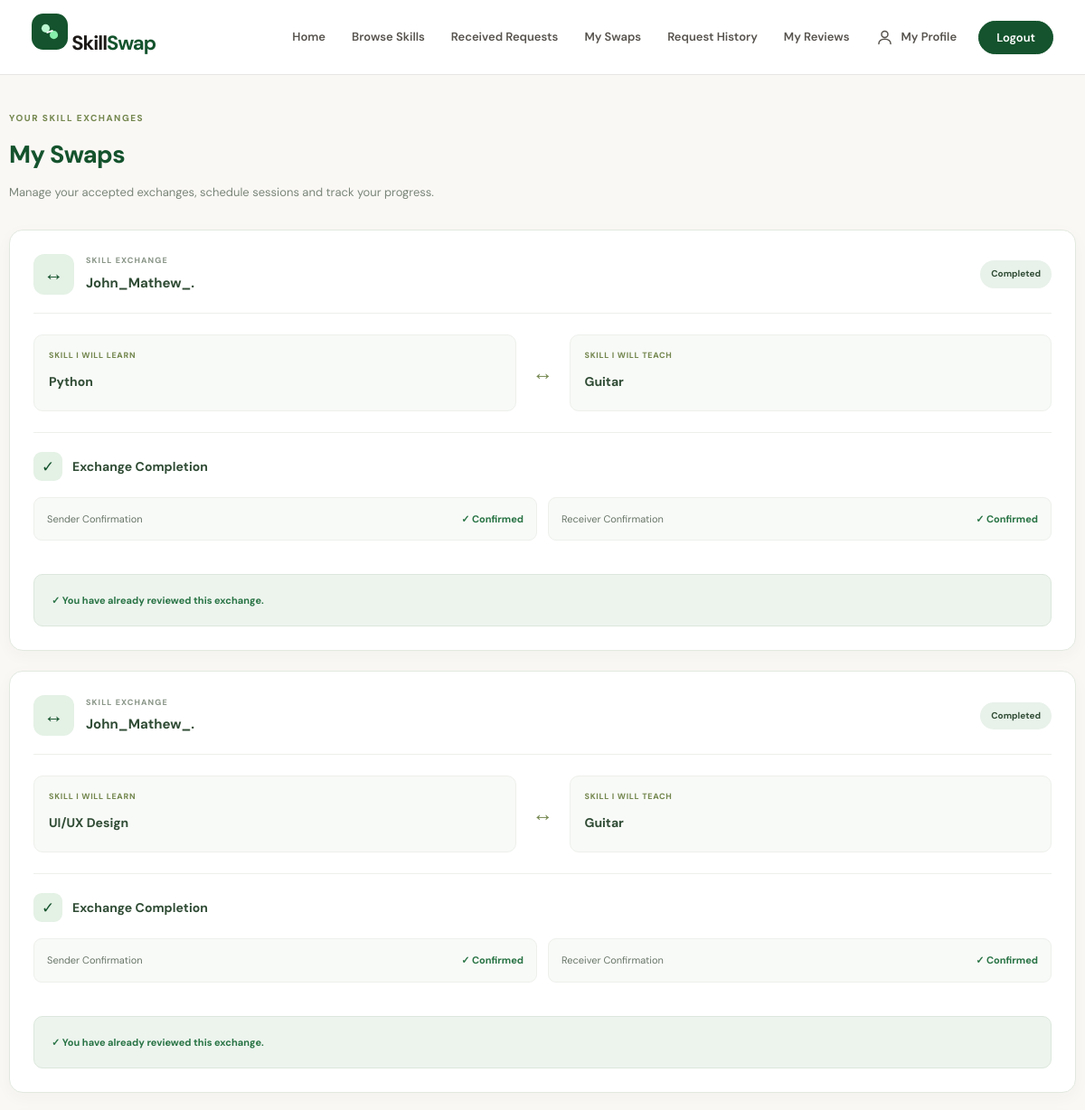
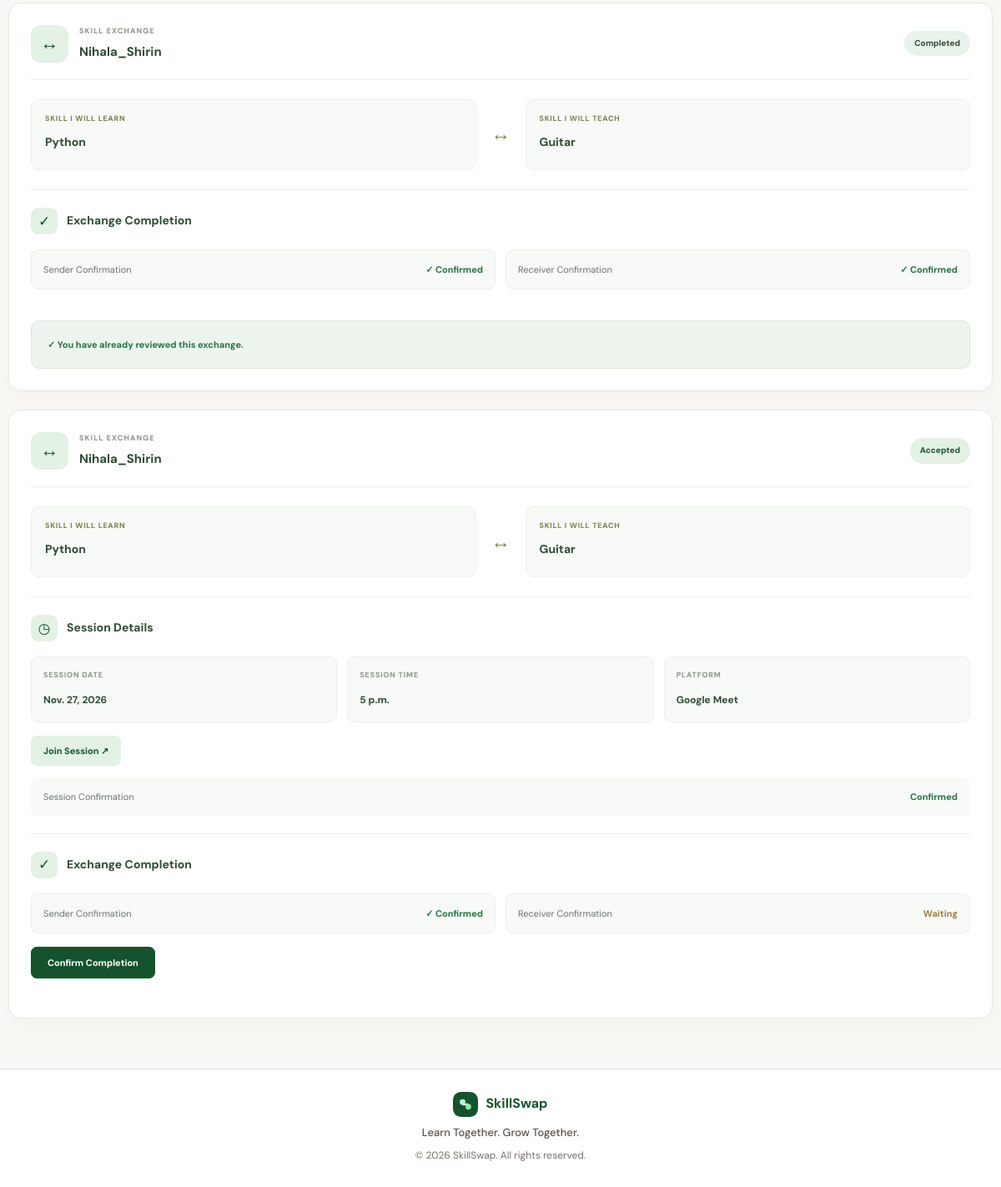
Screenshot of /swaps/my-swaps/ (signed in) with the database file from the repository (2 pictures, top to bottom).
### swaps/models.py (models this page shows, shortened)
class SwapRequest(models.Model):
    STATUS_CHOICES = [
    ('PENDING', 'Pending'),
    ('ACCEPTED', 'Accepted'),
    ('REJECTED', 'Rejected'),
    ('CANCELLED', 'Cancelled'),
    ('COMPLETED', 'Completed'),
]
    sender = models.ForeignKey(
        User,
        on_delete=models.CASCADE,
        related_name='sent_requests'
    )
    receiver = models.ForeignKey(
        User,
        on_delete=models.CASCADE,
        related_name='received_requests'
    )
    requested_skill = models.ForeignKey(
        Skill,
        on_delete=models.CASCADE,
        related_name='requested_in_swaps'
    )
    offered_skill = models.ForeignKey(
        Skill,
        on_delete=models.CASCADE,
        related_name='offered_in_swaps'
    )
    status = models.CharField(
        max_length=10,
        choices=STATUS_CHOICES,
        default='PENDING'
    )
    sender_confirmed = models.BooleanField(default=False)
    receiver_confirmed = models.BooleanField(default=False)
    session_date = models.DateField(null=True, blank=True)
    session_time = models.TimeField(null=True, blank=True)
    meeting_platform = models.CharField(
        max_length=50,
        blank=True
    )
    meeting_link = models.URLField(blank=True)
    session_confirmed = models.BooleanField(default=False)
    created_at = models.DateTimeField(auto_now_add=True)

### skills/models.py (models this page shows, shortened)
class Skill(models.Model):
    name = models.CharField(max_length=100)
    category = models.ForeignKey(
    SkillCategory,
    on_delete=models.SET_NULL,
    null=True,
    blank=True,
    related_name="skills"
    )

### swaps/views.py (the view)
@login_required
def my_swaps(request):
    swaps = SwapRequest.objects.filter(
        Q(sender=request.user) | Q(receiver=request.user),
        status__in=['ACCEPTED', 'COMPLETED']
    )
    for item in swaps:
        item.user_has_reviewed = item.reviews.filter(
            reviewer=request.user
        ).exists()
    return render(request, 'swaps/my_swaps.html', {
        'swaps': swaps
    })

### swaps/templates/swaps/my_swaps.html (shortened to what this page needs)
{% extends "base.html" %}
{% load static %}
{% block extra_css %}
<link rel="stylesheet" href="{% static 'css/my_swaps.css' %}">
{% endblock %}
{% block content %}
<section class="my-swaps-page">
    <div class="my-swaps-heading">
        <span class="my-swaps-eyebrow">YOUR SKILL EXCHANGES</span>
        <h1>My Swaps</h1>
        <p>Manage your accepted exchanges, schedule sessions and track your progress.</p>
    </div>
    <div class="my-swaps-list">
        {% for item in swaps %}
            <article class="my-swap-card">
                <div class="my-swap-header">
                    <div class="my-swap-title">
                        <div class="my-swap-icon">↔</div>
                        <div>
                            <span class="my-swap-label">SKILL EXCHANGE</span>
                            <h3>
                                {% if item.sender == request.user %}
                                    {{ item.receiver.username }}
                                {% else %}
                                    {{ item.sender.username }}
                                {% endif %}
                            </h3>
                        </div>
                    </div>
                    <span class="my-swap-status status-{{ item.status|lower }}">
                        {{ item.get_status_display }}
                    </span>
                </div>
                <div class="my-swap-skills">
                    <div class="my-swap-skill-box">
                        <span>SKILL I WILL LEARN</span>
                        <h4>
                            {% if item.sender == request.user %}
                                {{ item.requested_skill.name }}
                            {% else %}
                                {{ item.offered_skill.name }}
                            {% endif %}
                        </h4>
                    </div>
                    <div class="my-swap-exchange-icon">↔</div>
                    <div class="my-swap-skill-box">
                        <span>SKILL I WILL TEACH</span>
                        <h4>
                            {% if item.sender == request.user %}
                                {{ item.offered_skill.name }}
                            {% else %}
                                {{ item.requested_skill.name }}
                            {% endif %}
                        </h4>
                    </div>
                </div>
                {% if item.status == 'ACCEPTED' %}
                    <div class="my-swap-section">
                        <div class="my-swap-section-heading">
                            <span class="section-icon">◷</span>
                            <h4>Session Details</h4>
                        </div>
                        {% if item.session_date %}
                            <div class="session-details-grid">
                                <div class="session-detail">
                                    <span>SESSION DATE</span>
                                    <strong>{{ item.session_date }}</strong>
                                </div>
                                <div class="session-detail">
                                    <span>SESSION TIME</span>
                                    <strong>{{ item.session_time }}</strong>
                                </div>
                                <div class="session-detail">
                                    <span>PLATFORM</span>
                                    <strong>{{ item.meeting_platform }}</strong>
                                </div>
                            </div>
                            {% if item.meeting_link %}
                                <a href="{{ item.meeting_link }}"
                                   target="_blank"
                                   rel="noopener noreferrer"
                                   class="join-session-button">
                                    Join Session ↗
                                </a>
                            {% endif %}
                            <div class="session-confirmation">
                                <span>Session Confirmation</span>
                                {% if item.session_confirmed %}
                                    <strong class="confirmation-done">Confirmed</strong>
                                {% else %}
                                    <strong class="confirmation-waiting">
                                        Waiting for sender confirmation
                                    </strong>
                                {% endif %}
                            </div>
                        {% endif %}
                    </div>
                {% endif %}
                <div class="my-swap-section">
                    <div class="my-swap-section-heading">
                        <span class="section-icon">✓</span>
                        <h4>Exchange Completion</h4>
                    </div>
                    <div class="completion-confirmations">
                        <div class="completion-person">
                            <span>Sender Confirmation</span>
                            {% if item.sender_confirmed %}
                                <strong class="confirmation-done">✓ Confirmed</strong>
                            {% else %}
                                <strong class="confirmation-waiting">Waiting</strong>
                            {% endif %}
                        </div>
                        <div class="completion-person">
                            <span>Receiver Confirmation</span>
                            {% if item.receiver_confirmed %}
                                <strong class="confirmation-done">✓ Confirmed</strong>
                            {% else %}
                                <strong class="confirmation-waiting">Waiting</strong>
                            {% endif %}
                        </div>
                    </div>
                    {% if item.status == 'ACCEPTED' %}
                        {% if request.user == item.sender and not item.sender_confirmed %}
                            <form method="POST" action="{% url 'confirm_completion' item.id %}">
                                {% csrf_token %}
                                <button type="submit" class="completion-button">
                                    Confirm Completion
                                </button>
                            </form>
                        {% elif request.user == item.receiver and not item.receiver_confirmed %}
                            <form method="POST" action="{% url 'confirm_completion' item.id %}">
                                <button type="submit" class="completion-button">
                                    Confirm Completion
                                </button>
                            </form>
                        {% endif %}
                    {% endif %}
                </div>
                {% if item.status == 'COMPLETED' %}
                    <div class="my-swap-review">
                        {% if not item.user_has_reviewed %}
                            <div>
                                <strong>Exchange Completed!</strong>
                                <p>Share your experience by rating this exchange.</p>
                            </div>
                            <a href="{% url 'add_review' item.id %}"
                               class="review-swap-button">
                                Rate & Review
                            </a>
                        {% else %}
                            <p class="review-already-done">
                                ✓ You have already reviewed this exchange.
                            </p>
                        {% endif %}
                    </div>
                {% endif %}
            </article>
        {% empty %}
            <div class="my-swaps-empty">
                <div class="my-swaps-empty-icon">↔</div>
                <h3>No Accepted Swaps Yet</h3>
                <p>You have no accepted swaps yet.</p>
            </div>
        {% endfor %}
    </div>
</section>
{% endblock %}

### static/css/style.css (style rules this page uses)
:root { --ss-cream: #faf8f5; --ss-hero-bg: #edf4ee; --ss-how-bg: #f6f4ef; --ss-warm-tint: #e8f1ea; --ss-card-bg: #ffffff; --ss-forest: #14532d; --ss-forest-hover: #166534; --ss-sage-soft: #dcfce7; --ss-ink: #1c1917; --ss-ink-muted: #57534e; --ss-line: #e7e5e4; }
* { margin: 0; padding: 0; box-sizing: border-box; }
html { scroll-behavior: smooth; }
body { min-height: 100vh; display: flex; flex-direction: column; background-color: var(--ss-cream); color: var(--ss-ink); font-family: "DM Sans", sans-serif; line-height: 1.65; }

### rows the page displays
SwapRequest: receiver.username "John_Mathew_.", status "Completed", requested_skill.name "Python", offered_skill.name "Guitar", sender_confirmed "✓ Confirmed", receiver_confirmed "✓ Confirmed", shows "✓ You have already reviewed this exchange."
SwapRequest: sender.username "John_Mathew_.", status "Completed", offered_skill.name "UI/UX Design", requested_skill.name "Guitar", sender_confirmed "✓ Confirmed", receiver_confirmed "✓ Confirmed", shows "✓ You have already reviewed this exchange."
SwapRequest: sender.username "Nihala_Shirin", status "Completed", offered_skill.name "Python", requested_skill.name "Guitar", sender_confirmed "✓ Confirmed", receiver_confirmed "✓ Confirmed", shows "✓ You have already reviewed this exchange."
SwapRequest: sender.username "Nihala_Shirin", status "Accepted", offered_skill.name "Python", requested_skill.name "Guitar", session_date "Nov. 27, 2026", session_time "5 p.m.", meeting_platform "Google Meet", session_confirmed "Confirmed", sender_confirmed "✓ Confirmed", receiver_confirmed "Waiting"
